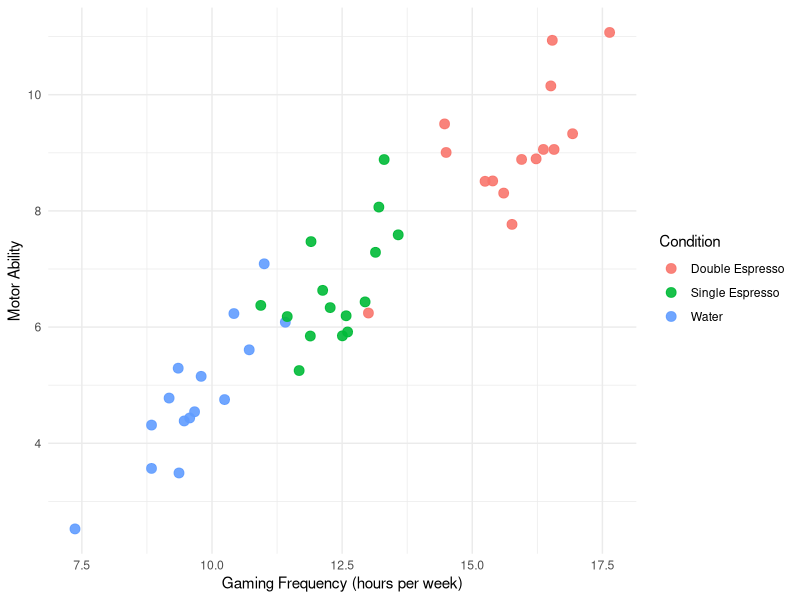
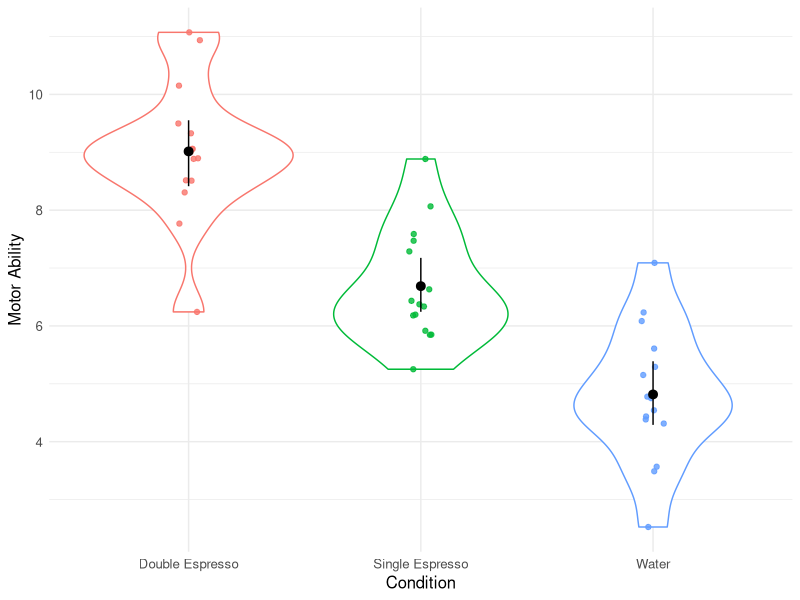
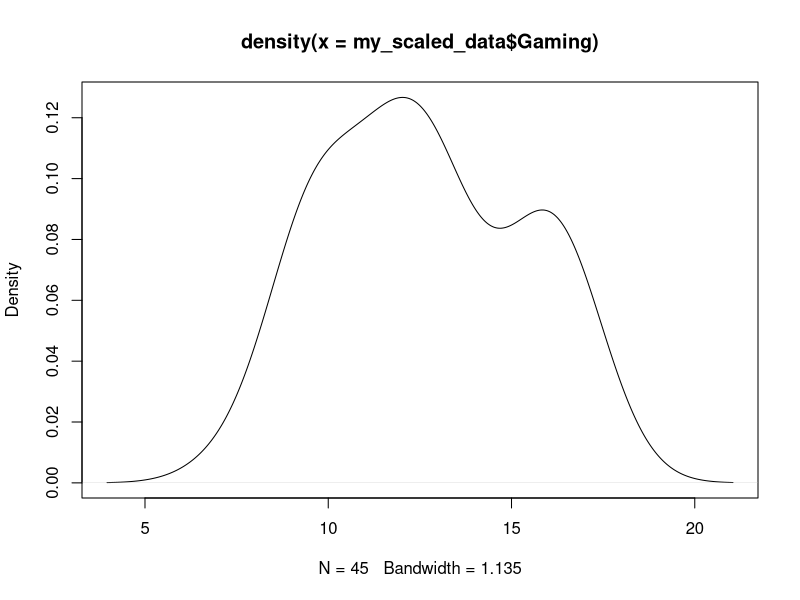
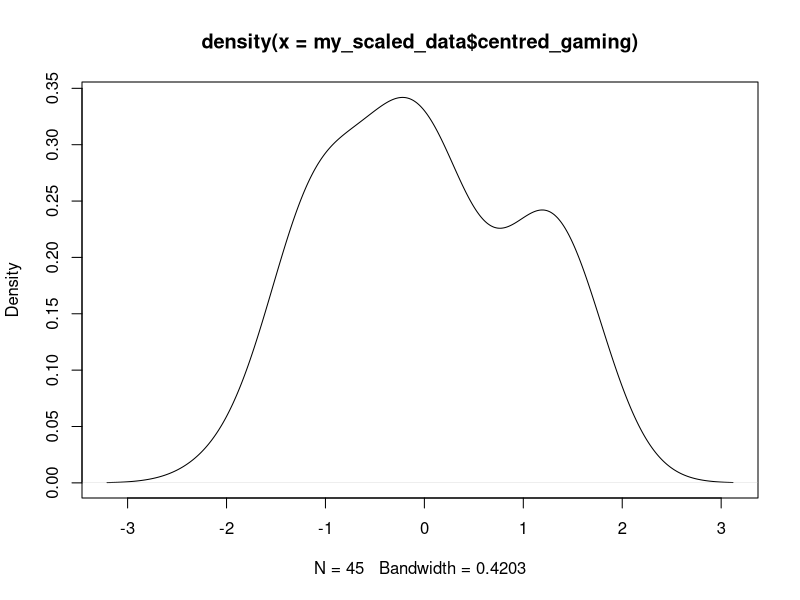

These charts were generated, in order, by the following R code:
## ---- chunk 1
library(tidyverse) # Load the tidyverse packages
library(afex) # ANOVA functions
library(emmeans) # Needed for pairwise comparisons
## ---- chunk 2
my_data <- read_csv("Dataset/ancova_data.csv")
## ---- chunk 3
head(my_data)
## ---- chunk 4
my_data <- my_data %>% 
  mutate(Condition = factor(Condition))
head(my_data)
## ---- chunk 5
my_data %>%
  group_by(Condition) %>%
  summarise(mean_ability = mean(Ability))
## ---- chunk 6
set.seed(1234)
ggplot(my_data, aes(x = Gaming, y = Ability,  colour = Condition)) + 
  geom_point(size = 3, alpha = .9) +
  labs(x = "Gaming Frequency (hours per week)", 
       y = "Motor Ability") +
  theme_minimal() +
  theme(text = element_text(size = 11)) 
## ---- chunk 7
anova_model <-aov_4(Ability ~ Condition + (1 | Participant), data = my_data)
## ---- chunk 8
anova(anova_model)
## ---- chunk 9
model_ancova <- aov_4(Ability ~ Gaming + Condition + (1 | Participant), data = my_data, factorize = FALSE)
## ---- chunk 10
anova(model_ancova)
## ---- chunk 11
emmeans(model_ancova, pairwise ~ Condition)
## ---- chunk 12
my_data %>%
  ggplot(aes(x = Condition, y = Ability, colour = Condition)) +
  geom_violin() +
  geom_jitter(width = .05, alpha = .8) +
  labs(x = "Condition", 
       y = "Motor Ability") +
  stat_summary(fun.data = mean_cl_boot, colour = "black") +
  guides(colour = FALSE) +
  theme_minimal() +
  theme(text = element_text(size = 12)) 
## ---- chunk 13
contrasts(my_data$Condition)
## ---- chunk 14
my_data <- my_data %>%
  mutate(Condition = fct_relevel(Condition,
                                 c("Water", "Double Espresso", "Single Espresso")))

contrasts(my_data$Condition)
## ---- chunk 15
model_lm <- lm(Ability ~ Condition, data = my_data)
model_lm
## ---- chunk 16
model_ancova <- lm(Ability ~ Gaming + Condition, data = my_data)
model_ancova
## ---- chunk 17
mean(my_data$Gaming)
## ---- chunk 18
my_scaled_data <- my_data %>%
  mutate(centred_gaming = scale(Gaming))
## ---- chunk 19
plot(density(my_scaled_data$Gaming))
## ---- chunk 20
plot(density(my_scaled_data$centred_gaming))
## ---- chunk 21
model_ancova_centred <- lm(Ability ~ centred_gaming + Condition, data = my_scaled_data)
model_ancova_centred
